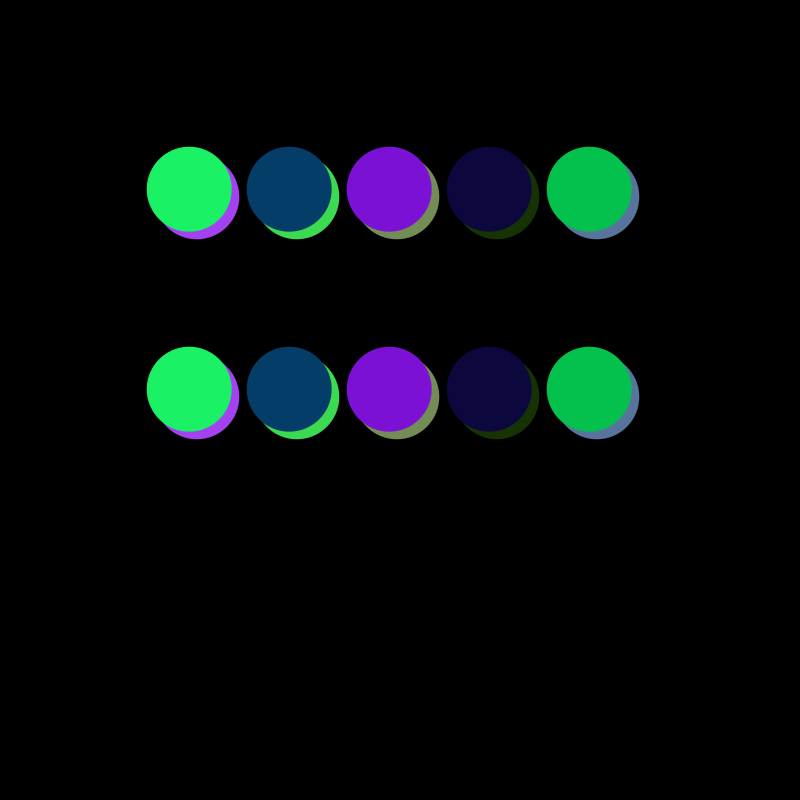
Frame 1 (no input)
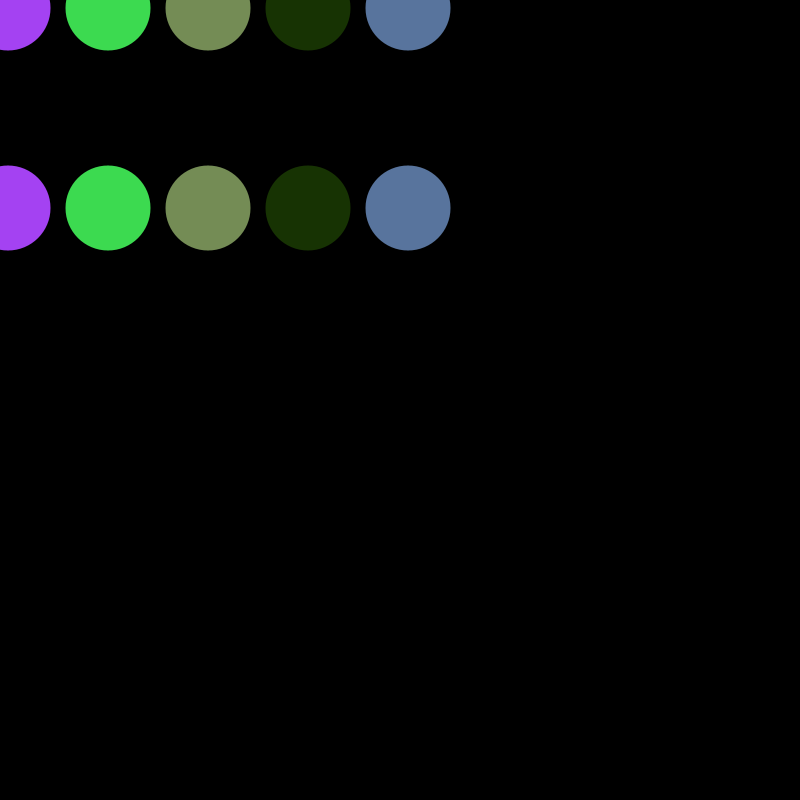
Frame 60 (the mouse pressed at the canvas centre just before this capture)
Frame 120 (the mouse held since frame 60 and released just before this capture): identical to frame 60, image omitted

The Processing sketch that drew these frames (run headless with seeded random() and noise(); from frame 60 on, the mouse is pressed at the canvas centre):

// Processing sketch: processing_39363
// ── processing_39363.pde

//Press any key to change color
//by Daniel Wong

LingLong a, b, c, d, e, z, q, w, t, u;

void setup()
{
size(800, 800);
smooth();
noStroke();

a = new LingLong();
a.r = 85;
a.v = 8;
a.h = random(255);
a.j = random(255);
a.k = random(255);

b = new LingLong();
b.r = 85;
b.v = 8;
b.h = random(255);
b.j = random(255);
b.k = random(255);

c = new LingLong();
c.r = 85;
c.v = 8;
c.h = random(255);
c.j = random(255);
c.k = random(255);

d = new LingLong();
d.r = 85;
d.v = 8;
d.h = random(255);
d.j = random(255);
d.k = random(255);

e = new LingLong();
e.r = 85;
e.v = 8;
e.h = random(255);
e.j = random(255);
e.k = random(255);

z = new LingLong();
z.r = 85;
z.v = 27;
z.h = random(255);
z.j = random(255);
z.k = random(255);

q = new LingLong();
q.r = 85;
q.v = 27;
q.h = random(255);
q.j = random(255);
q.k = random(255);

w = new LingLong();
w.r = 85;
w.v = 27;
w.h = random(255);
w.j = random(255);
w.k = random(255);

t = new LingLong();
t.r = 85;
t.v = 27;
t.h = random(255);
t.j = random(255);
t.k = random(255);

u = new LingLong();
u.r = 85;
u.v = 27;
u.h = random(255);
u.j = random(255);
u.k = random(255);


b.x = a.x + 100;
c.x = a.x + 200;
d.x = a.x + 300;
e.x = a.x + 400;

q.x = z.x + 100;
w.x = z.x + 200;
t.x = z.x + 300;
u.x = z.x + 400;
}

void draw()
{
background (0);
a.move();
b.move();
c.move();
d.move();
e.move();
z.move();
q.move();
w.move();
t.move();
u.move();
a.show();
b.show();
c.show();
d.show();
e.show();
z.show();
q.show();
w.show();
t.show();
u.show();
}

void keyPressed ()
{
if (key == 'g');
{
    a.h = random (255);
    b.h = random (255);
    c.h = random (255);
    d.h = random (255);
    e.h = random (255);
    z.h = random (255);
    q.h = random (255);
    w.h = random (255);
    t.h = random (255);
    u.h = random (255);
   
    a.j = random (255);
    b.j = random (255);
    c.j = random (255);
    d.j = random (255);
    e.j = random (255);
    z.j = random (255);
    q.j = random (255);
    w.j = random (255);
    t.j = random (255);
    u.j = random (255);
   
    a.k = random (255);
    b.k = random (255);
    c.k = random (255);
    d.k = random (255);
    e.k = random (255);
    z.k = random (255);
    q.k = random (255);
    w.k = random (255);
    t.k = random (255);
    u.k = random (255);
}
}


class LingLong
{
float x, y;
int r; // size (r for radius)
int v; // velocity
float h; // color 1
float j; // color 2
float k; // color 3

void show()
{
    fill (h, j, k);
    ellipse(x + 200, y + 200, r, r);
    ellipse(x + 200, y + 400, r, r);
}

void move()
{
    x += ( mouseX - width/2  ) * 0.001 * v;
    y += ( mouseY - height/2 ) * 0.001 * v;
}
}
